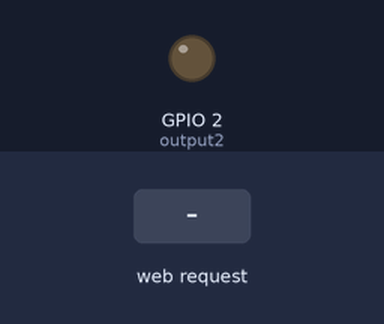
A sketch run on a simulated ESP32. Shown: output pins drawn as LEDs (lit = HIGH). The inputs (shaded band) are chosen by the test bench. WiFi joins after 1.5 s; servers stay silent unless stated; what the sketch prints to the serial monitor is not drawn.

Above: at 2.7 s.
2.8 s: HTTP request GET /2/on received
At 3.1 s:
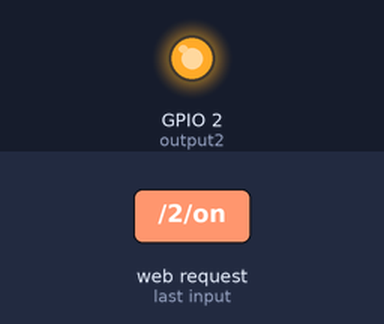
4.3 s: HTTP request GET /2/off received
At 5.4 s:
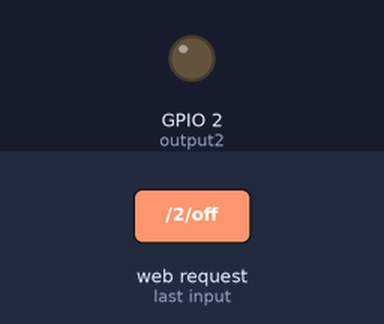
Timing chart, 0 to 7.3 s (numbered marks = the images above; inputs shaded):
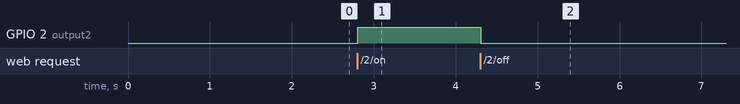

Measured:
- after the input at 2.8 s, GPIO 2 (output2): LOW → HIGH at once
- after the input at 4.3 s, GPIO 2 (output2): HIGH → LOW at once

The sketch:

ESP32_WiFiserver_LED.ino
```cpp
// Load Wi-Fi library
#include <WiFi.h>

// Replace with your network credentials
const char* ssid = "24F";
const char* password = "24511153";

// Set web server port number to 80
WiFiServer server(80);

// Variable to store the HTTP request
String header;

// Auxiliar variables to store the current output state
String output2State = "off";

// Assign output variables to GPIO pins
const int output2 = 2;


// Current time
unsigned long currentTime = millis();
// Previous time
unsigned long previousTime = 0;
// Define timeout time in milliseconds (example: 2000ms = 2s)
const long timeoutTime = 2000;

void setup() {
  Serial.begin(115200);
  // Initialize the output variables as outputs
  pinMode(output2, OUTPUT);
  // Set outputs to LOW
  digitalWrite(output2, LOW);

  // Connect to Wi-Fi network with SSID and password
  Serial.print("Connecting to ");
  Serial.println(ssid);
  WiFi.begin(ssid, password);
  while (WiFi.status() != WL_CONNECTED) {
    delay(500);
    Serial.print(".");
  }
  // Print local IP address and start web server
  Serial.println("");
  Serial.println("WiFi connected.");
  Serial.println("IP address: ");
  Serial.println(WiFi.localIP());
  server.begin();
}

void loop(){
  WiFiClient client = server.available();   // Listen for incoming clients

  if (client) {                             // If a new client connects,
    currentTime = millis();
    previousTime = currentTime;
    Serial.println("New Client.");          // print a message out in the serial port
    String currentLine = "";                // make a String to hold incoming data from the client
    while (client.connected() && currentTime - previousTime <= timeoutTime) {  // loop while the client's connected
      currentTime = millis();
      if (client.available()) {             // if there's bytes to read from the client,
        char c = client.read();             // read a byte, then
        Serial.write(c);                    // print it out the serial monitor
        header += c;
        if (c == '\n') {                    // if the byte is a newline character
          // if the current line is blank, you got two newline characters in a row.
          // that's the end of the client HTTP request, so send a response:
          if (currentLine.length() == 0) {
            // HTTP headers always start with a response code (e.g. HTTP/1.1 200 OK)
            // and a content-type so the client knows what's coming, then a blank line:
            client.println("HTTP/1.1 200 OK");
            client.println("Content-type:text/html");
            client.println("Connection: close");
            client.println();

            // turns the GPIOs on and off
            if (header.indexOf("GET /2/on") >= 0) {
              Serial.println("GPIO 2 on");
              output2State = "on";
              digitalWrite(output2, HIGH);
            } else if (header.indexOf("GET /2/off") >= 0) {
              Serial.println("GPIO 2 off");
              output2State = "off";
              digitalWrite(output2, LOW);
            }

            // Display the HTML web page
            client.println("<!DOCTYPE html><html>");
            client.println("<head><meta name=\"viewport\" content=\"width=device-width, initial-scale=1\">");
            client.println("<link rel=\"icon\" href=\"data:,\">");
            // CSS to style the on/off buttons
            // Feel free to change the background-color and font-size attributes to fit your preferences
            client.println("<style>html { font-family: Helvetica; display: inline-block; margin: 0px auto; text-align: center;}");
            client.println(".button { background-color: #4CAF50; border: none; color: white; padding: 16px 40px;");
            client.println("text-decoration: none; font-size: 30px; margin: 2px; cursor: pointer;}");
            client.println(".button2 {background-color: #555555;}</style></head>");

            // Web Page Heading
            client.println("<body><h1>ESP32 Web Server</h1>");

            // Display current state, and ON/OFF buttons for GPIO 26
            client.println("<p>GPIO 2 - State " + output2State + "</p>");
            // If the output26State is off, it displays the ON button
            if (output2State=="off") {
              client.println("<p><a href=\"/2/on\"><button class=\"button\">ON</button></a></p>");
            } else {
              client.println("<p><a href=\"/2/off\"><button class=\"button button2\">OFF</button></a></p>");
            }


            // The HTTP response ends with another blank line
            client.println();
            // Break out of the while loop
            break;
          } else { // if you got a newline, then clear currentLine
            currentLine = "";
          }
        } else if (c != '\r') {  // if you got anything else but a carriage return character,
          currentLine += c;      // add it to the end of the currentLine
        }
      }
    }
    // Clear the header variable
    header = "";
    // Close the connection
    client.stop();
    Serial.println("Client disconnected.");
    Serial.println("");
  }
}
```

Kalman.cpp
```cpp
// (licence header left out)
#include "Kalman.h"

Kalman::Kalman() {
    /* We will set the variables like so, these can also be tuned by the user */
    Q_angle = 0.001f;
    Q_bias = 0.003f;
    R_measure = 0.03f;

    angle = 0.0f; // Reset the angle
    bias = 0.0f; // Reset bias

    P[0][0] = 0.0f; // Since we assume that the bias is 0 and we know the starting angle (use setAngle), the error covariance matrix is set like so - see: http://en.wikipedia.org/wiki/Kalman_filter#Example_application.2C_technical
    P[0][1] = 0.0f;
    P[1][0] = 0.0f;
    P[1][1] = 0.0f;
};

// The angle should be in degrees and the rate should be in degrees per second and the delta time in seconds
float Kalman::getAngle(float newAngle, float newRate, float dt) {
    // KasBot V2  -  Kalman filter module - http://www.x-firm.com/?page_id=145
    // Modified by Kristian Lauszus
    // See my blog post for more information: http://blog.tkjelectronics.dk/2012/09/a-practical-approach-to-kalman-filter-and-how-to-implement-it

    // Discrete Kalman filter time update equations - Time Update ("Predict")
    // Update xhat - Project the state ahead
    /* Step 1 */
    rate = newRate - bias;
    angle += dt * rate;

    // Update estimation error covariance - Project the error covariance ahead
    /* Step 2 */
    P[0][0] += dt * (dt*P[1][1] - P[0][1] - P[1][0] + Q_angle);
    P[0][1] -= dt * P[1][1];
    P[1][0] -= dt * P[1][1];
    P[1][1] += Q_bias * dt;

    // Discrete Kalman filter measurement update equations - Measurement Update ("Correct")
    // Calculate Kalman gain - Compute the Kalman gain
    /* Step 4 */
    float S = P[0][0] + R_measure; // Estimate error
    /* Step 5 */
    float K[2]; // Kalman gain - This is a 2x1 vector
    K[0] = P[0][0] / S;
    K[1] = P[1][0] / S;

    // Calculate angle and bias - Update estimate with measurement zk (newAngle)
    /* Step 3 */
    float y = newAngle - angle; // Angle difference
    /* Step 6 */
    angle += K[0] * y;
    bias += K[1] * y;

    // Calculate estimation error covariance - Update the error covariance
    /* Step 7 */
    float P00_temp = P[0][0];
    float P01_temp = P[0][1];

    P[0][0] -= K[0] * P00_temp;
    P[0][1] -= K[0] * P01_temp;
    P[1][0] -= K[1] * P00_temp;
    P[1][1] -= K[1] * P01_temp;

    return angle;
};

void Kalman::setAngle(float angle) { this->angle = angle; }; // Used to set angle, this should be set as the starting angle
float Kalman::getRate() { return this->rate; }; // Return the unbiased rate

/* These are used to tune the Kalman filter */
void Kalman::setQangle(float Q_angle) { this->Q_angle = Q_angle; };
void Kalman::setQbias(float Q_bias) { this->Q_bias = Q_bias; };
void Kalman::setRmeasure(float R_measure) { this->R_measure = R_measure; };

float Kalman::getQangle() { return this->Q_angle; };
float Kalman::getQbias() { return this->Q_bias; };
float Kalman::getRmeasure() { return this->R_measure; };
```

Kalman.h
```cpp
// (licence header left out)
#ifndef _Kalman_h_
#define _Kalman_h_

class Kalman {
public:
    Kalman();

    // The angle should be in degrees and the rate should be in degrees per second and the delta time in seconds
    float getAngle(float newAngle, float newRate, float dt);

    void setAngle(float angle); // Used to set angle, this should be set as the starting angle
    float getRate(); // Return the unbiased rate

    /* These are used to tune the Kalman filter */
    void setQangle(float Q_angle);
    /**
     * setQbias(float Q_bias)
     * Default value (0.003f) is in Kalman.cpp.
     * Raise this to follow input more closely,
     * lower this to smooth result of kalman filter.
     */
    void setQbias(float Q_bias);
    void setRmeasure(float R_measure);

    float getQangle();
    float getQbias();
    float getRmeasure();

private:
    /* Kalman filter variables */
    float Q_angle; // Process noise variance for the accelerometer
    float Q_bias; // Process noise variance for the gyro bias
    float R_measure; // Measurement noise variance - this is actually the variance of the measurement noise

    float angle; // The angle calculated by the Kalman filter - part of the 2x1 state vector
    float bias; // The gyro bias calculated by the Kalman filter - part of the 2x1 state vector
    float rate; // Unbiased rate calculated from the rate and the calculated bias - you have to call getAngle to update the rate

    float P[2][2]; // Error covariance matrix - This is a 2x2 matrix
};

#endif
```
